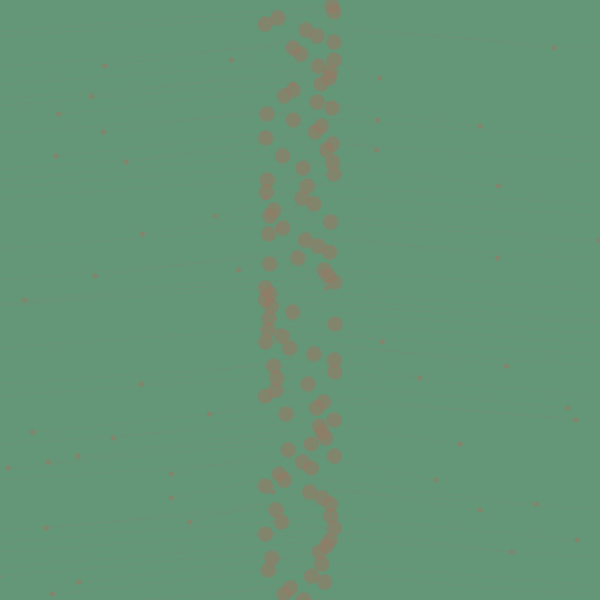
Frame 1 (no input)
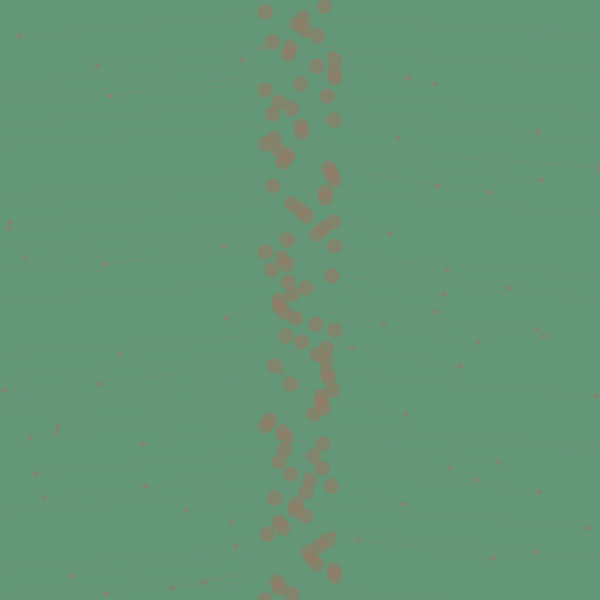
Frame 60 (the mouse pressed at the canvas centre just before this capture)
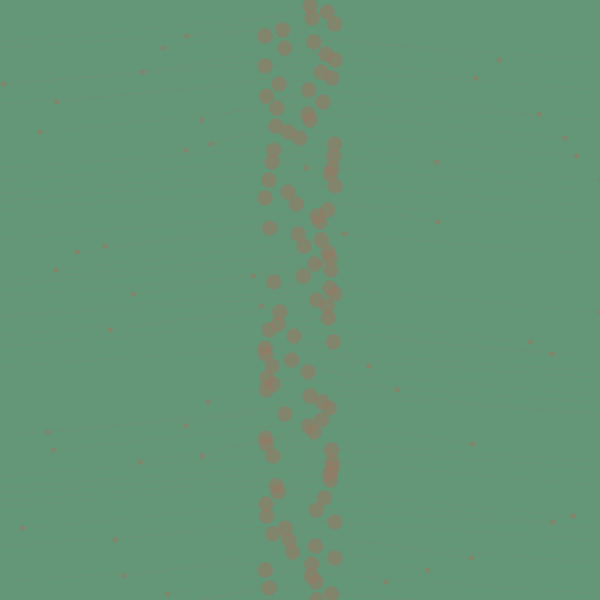
Frame 120 (the mouse held since frame 60 and released just before this capture)

The Processing sketch that drew these frames (run headless with seeded random() and noise(); from frame 60 on, the mouse is pressed at the canvas centre):

// Processing sketch: processing_155162
// ── processing_155162.pde

/*
 * Creative Coding
 * Week 3, 02 - array with sin()
 * by Indae Hwang and Jon McCormack
 * Copyright (c) 2014 Monash University
 *
 * This program demonstrates the use of arrays.
 * It creates three arrays that store the y-position, speed and phase of some oscillating circles.
 * You can change the number of circles by changing the value of num in setup()
 * You can change the background colour by holding the left mouse button and dragging.
 * 
 */

int     num;    // the number of items in the array (# of circles)
float[] y;// y-position of each circle (fixed)
float[] speed;  // speed of each circle
float[] phase;  // phase of each circle

float red = 100;
float green = 150;
float blue = 120;
float dist;


void setup() {
  size(600, 600);
  frameRate(20);

  num = 100;

  // allocate space for each array
  y = new float[num];
  speed = new float[num];
  phase = new float[num]; 

  // calculate the gap in y based on the number of circles
  float gap = height /  num  ;

  //setup an initial value for each item in the array
  for (int i=0; i<num; i++) {
    y[i] = gap * (i + 1);      // y is constant for each so can be calculated once   
    speed[i] = random(10);
    phase[i] = random(TWO_PI*5);
  }
}


void draw() {
  background(red, green, blue);

  for (int i=0; i<num; i++) {

    // calculate the x-position of each ball based on the speed, phase and current frame
    float x = width/2 + sin(radians(frameCount*speed[i] )+ phase[i])* 35 ;
    float x1 = width/2 - sin(radians(frameCount*speed[i] ) + phase[i])* 400;
      
    stroke( green, blue,red ,100);
    strokeWeight(0.3);
    fill(green,blue,red,150);
    line(x,y[i],x1,y[i]+30);
    ellipse(x, y[i], 15, 15);   
    ellipse(x1,y[i]+30,5,5);   
    


  }
}


// change the background colour if the mouse is dragged

void mouseDragged() {
  red = map(mouseX, 0, width, 0, 255);
  green = map(mouseY, 0, height, 0, 255);
  blue = map(mouseX+mouseY, 0, width+height, 255, 0);
}
